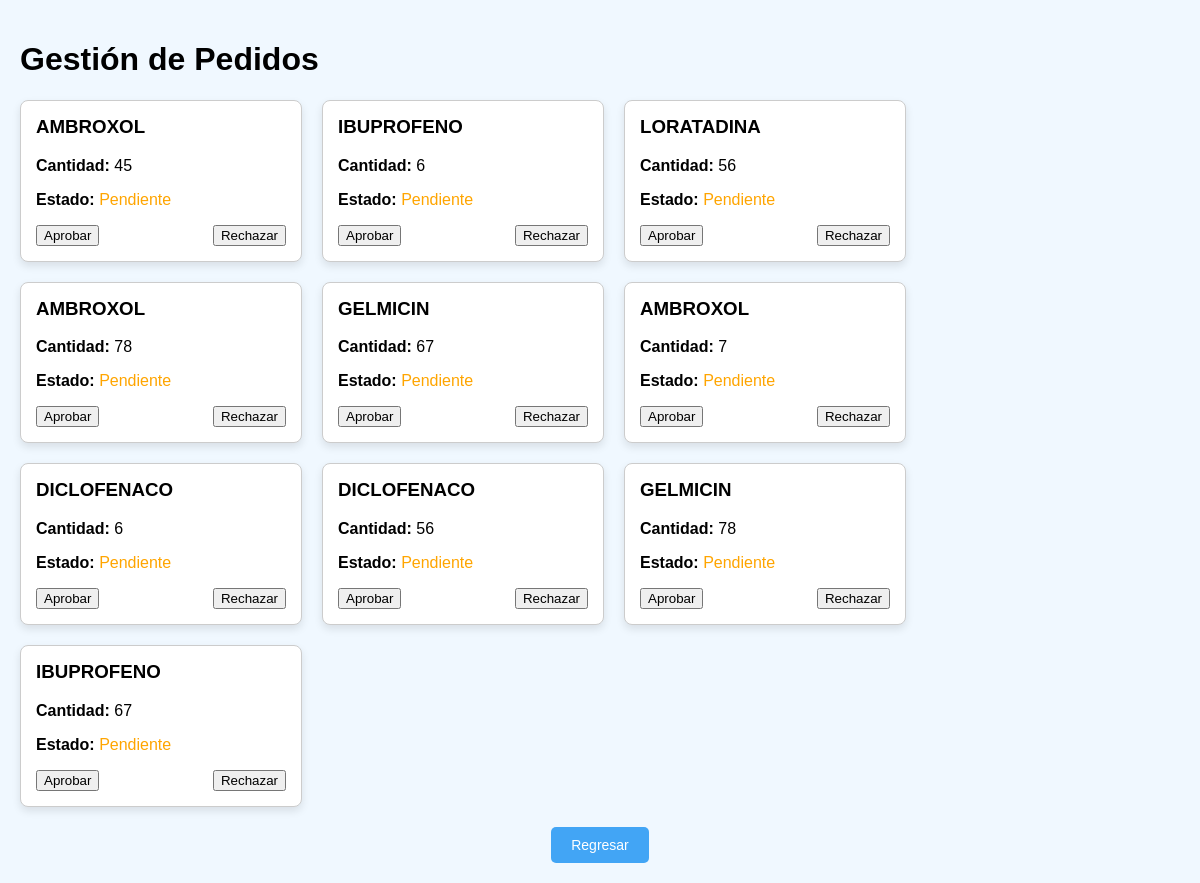
The page /src/MostrarPedidos.php on the database its author committed.
### tables this page shows
CREATE TABLE `Detalle_Pedidos` (
  `idDetallePedido` int NOT NULL,
  `idPedido` int DEFAULT NULL,
  `idMedicamento` int DEFAULT NULL,
  `Cantidad` int NOT NULL,
  `Precio` decimal(10,2) NOT NULL
);

CREATE TABLE `Medicamento` (
  `idMedicamento` int NOT NULL,
  `Nombre` varchar(100) NOT NULL,
  `idClasificacion` int DEFAULT NULL,
  `Cantidad` int DEFAULT NULL,
  `PrecioCompra` decimal(10,2) NOT NULL,
  `PrecioVenta` decimal(10,2) NOT NULL,
  `idEliminacion` int DEFAULT NULL,
  `idProveedor` int DEFAULT NULL,
  `Descripcion` varchar(600) DEFAULT NULL,
  `Estatus` enum('Disponible','Vendido','Caducado','Eliminado') NOT NULL,
  `idSucursal` int DEFAULT NULL,
  `fechaCaducidad` date DEFAULT NULL,
  `DiasRestantes` int DEFAULT NULL,
  `EstadoCaducidad` varchar(50) DEFAULT NULL
);

CREATE TABLE `Pedidos` (
  `idPedido` int NOT NULL,
  `idSucursal` int DEFAULT NULL,
  `idProveedor` int DEFAULT NULL,
  `FechaPedido` date NOT NULL,
  `Estado` enum('Pendiente','Aprobado','Recibido','Rechazado') NOT NULL
);

### src/MostrarPedidos.php (the view, shortened to what this page needs)
<?php
$host = 'db';
$dbname = 'FARMACIA';
$username = 'user';
$password = 'user_password';
try {
    $pdo = new PDO("mysql:host=$host;dbname=$dbname;charset=utf8", $username, $password);
    $pdo->setAttribute(PDO::ATTR_ERRMODE, PDO::ERRMODE_EXCEPTION);
} catch (PDOException $e) {
    die("Error en la conexión: " . $e->getMessage());
}
$stmt = $pdo->query("SELECT p.idPedido, dp.Cantidad, p.Estado, m.Nombre
        FROM Detalle_Pedidos dp
        JOIN Medicamento m ON dp.idMedicamento = m.idMedicamento
        JOIN Pedidos p ON dp.idPedido = p.idPedido
        WHERE Estado='Pendiente'
        ORDER BY p.idPedido DESC");
$pedidos = $stmt->fetchAll(PDO::FETCH_ASSOC);
?>
<!DOCTYPE html>
<html lang="es">
<head>
</head>
<body>
    <h1>Gestión de Pedidos</h1>
    <div class="container">
        <?php foreach ($pedidos as $pedido): ?>
            <div class="pedido">
                <h3><?php echo htmlspecialchars($pedido['Nombre']); ?></h3>
                <p><strong>Cantidad:</strong> <?php echo htmlspecialchars($pedido['Cantidad']); ?></p>
                <p><strong>Estado:</strong>
                    <span class="<?php echo strtolower($pedido['Estado']); ?>">
                        <?php echo htmlspecialchars($pedido['Estado']); ?>
                    </span>
                </p>
                <form method="POST">
                    <div class="buttons">
                        <?php if ($pedido['Estado'] === 'Pendiente'): ?>
                            <button type="submit" name="accion" value="Aprobado">Aprobar</button>
                            <button type="submit" name="accion" value="Rechazado">Rechazar</button>
                        <?php else: ?>
                            <em>Acción completada</em>
                        <?php endif; ?>
                    </div>
                </form>
            </div>
        <?php endforeach; ?>
    </div>
    <div class="button-container">
    <button class="act"  onclick="window.location.href='pagina_admin.html';">Regresar</button>
    </div>
</body>
</html>

### src/MostrarPedidos.php (style rules this page uses)
body { font-family: Arial, sans-serif; background-color: #f0f8ff; margin: 0; padding: 20px; }
.container { display: flex; flex-wrap: wrap; gap: 20px; }
.pedido { background-color: #ffffff; border: 1px solid #ccc; padding: 15px; border-radius: 8px; width: 250px; box-shadow: 0 4px 8px rgba(0, 0, 0, 0.1); }
.pedido h3 { margin-top: 0; }
.buttons { display: flex; justify-content: space-between; }
.pendiente { color: orange; }
.act { background-color: #42a5f5; border: none; color: white; padding: 10px 20px; border-radius: 5px; cursor: pointer; font-size: 14px; }
.button-container { display: flex; justify-content: center; margin-top: 20px; }

### rows shown on the page
detalle_pedidos: idMedicamento.Nombre "AMBROXOL", Cantidad "45", idPedido.Estado "Pendiente"
detalle_pedidos: idMedicamento.Nombre "IBUPROFENO", Cantidad "6", idPedido.Estado "Pendiente"
detalle_pedidos: idMedicamento.Nombre "LORATADINA", Cantidad "56", idPedido.Estado "Pendiente"
detalle_pedidos: idMedicamento.Nombre "AMBROXOL", Cantidad "78", idPedido.Estado "Pendiente"
detalle_pedidos: idMedicamento.Nombre "GELMICIN", Cantidad "67", idPedido.Estado "Pendiente"
detalle_pedidos: idMedicamento.Nombre "AMBROXOL", Cantidad "7", idPedido.Estado "Pendiente"
detalle_pedidos: idMedicamento.Nombre "DICLOFENACO", Cantidad "6", idPedido.Estado "Pendiente"
detalle_pedidos: idMedicamento.Nombre "DICLOFENACO", Cantidad "56", idPedido.Estado "Pendiente"
detalle_pedidos: idMedicamento.Nombre "GELMICIN", Cantidad "78", idPedido.Estado "Pendiente"
detalle_pedidos: idMedicamento.Nombre "IBUPROFENO", Cantidad "67", idPedido.Estado "Pendiente"
